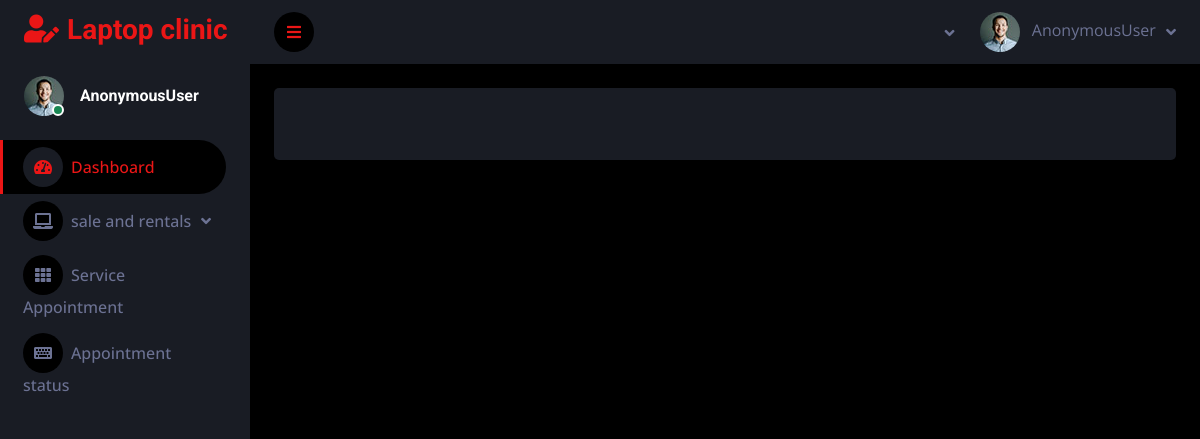
The page /adm_view_items on the database as committed earlier.
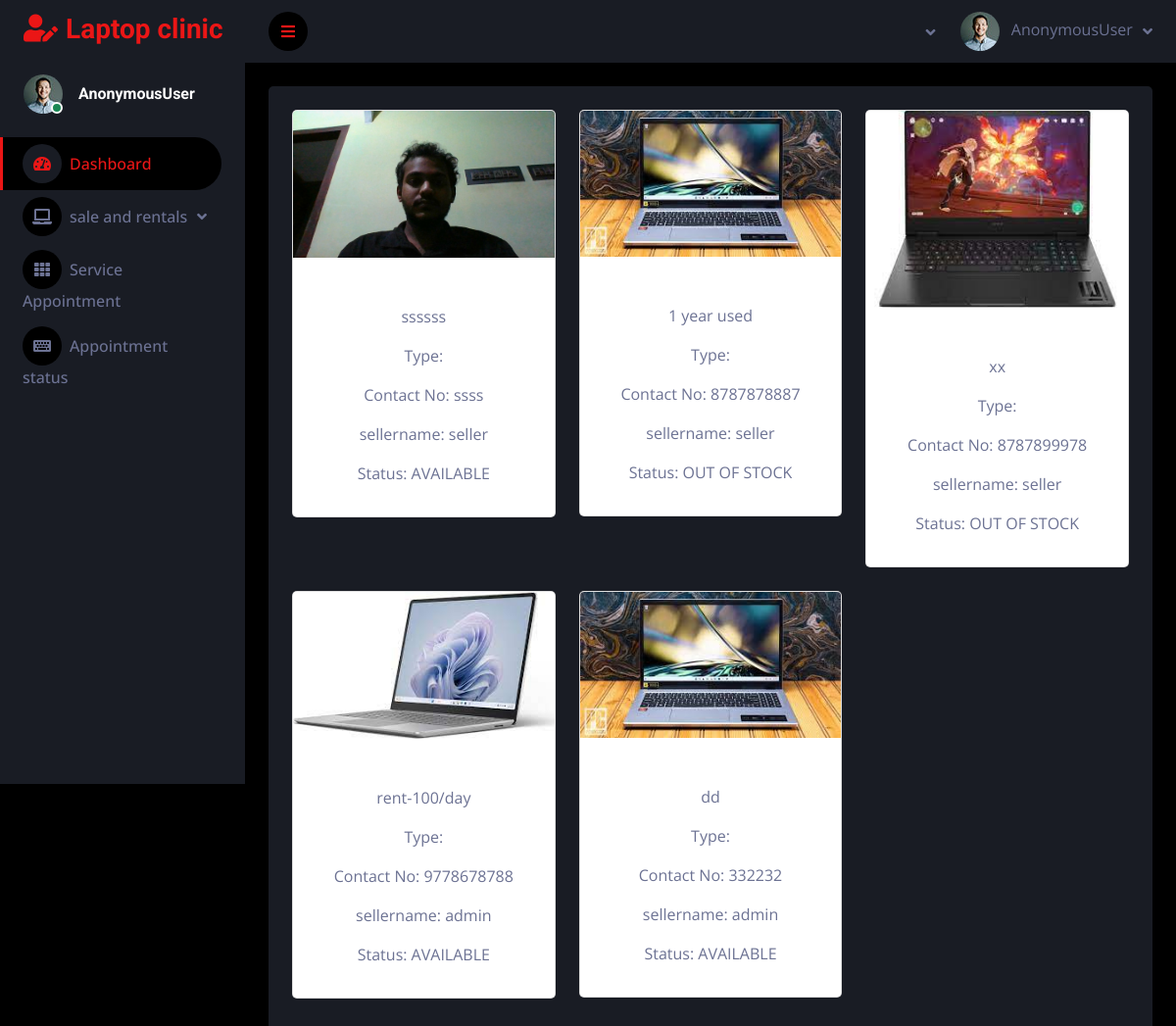
The same page on the database as committed later.
### service_app/models.py (models this page shows)
class Sales_add(models.Model):
    data= [
        ('Laptop', 'Laptop'),
        ('Tablets', 'Tablets'),
        ('Laptops Rental', 'Laptops Rental'),
        ('Tablets Rental', 'Tablets Rental'),
    ]
    user = models.ForeignKey(Login_view, on_delete=models.CASCADE)
    item = models.CharField(max_length=50, choices=data)
    description= models.TextField()
    brand = models.CharField(max_length=100)
    contact_no = models.CharField(max_length=100)
    pic = models.FileField(upload_to='pic/')
    status1 = models.BooleanField(default=0)

class Login_view(AbstractUser):
    is_customer = models.BooleanField(default=False)
    is_seller = models.BooleanField(default=False)

### service_app/admin_views.py (the view)
# urls.py: path('adm_view_items',admin_views.adm_view_items,name='adm_view_items'),
def adm_view_items(request):
    data=Sales_add.objects.all()
    return render(request,'customer/cus_items.html',{'data':data})

### templates/customer/cus_items.html (shortened to what this page needs)
{% extends 'customer_dash.html' %}
{% block content %}
<div class="row">
    {% for sales_rental in data %}
    <div class="col-md-4 mb-4">
        <div class="card">
            <img src="{{ sales_rental.pic.url }}" class="card-img-top" alt="Product Image">
            <div class="card-body">
                <h5 class="card-title">{{ sales_rental.brand }}</h5>
                <p class="card-text">{{ sales_rental.description }}</p>
                <p>Type: {{ sales_rental.get_type_display }}</p>
                <p>Contact No: {{ sales_rental.contact_no }}</p>
                <p>sellername: {{ sales_rental.user }}</p>
                {% if sales_rental.status1 == 0 %}
                    <p>Status: AVAILABLE</p>
                {% elif sales_rental.status1 == 1 %}
                    <p>Status: OUT OF STOCK</p>
                {% endif %}
            </div>
        </div>
    </div>
    {% endfor %}
</div>
{% endblock %}

### templates/customer_dash.html (shortened to what this page needs)
<!DOCTYPE html>
<html lang="en">
{% load static %}
<head>
    <link href="https://cdnjs.cloudflare.com/ajax/libs/font-awesome/5.10.0/css/all.min.css" rel="stylesheet">
    <link href="https://cdn.jsdelivr.net/npm/bootstrap-icons@1.4.1/font/bootstrap-icons.css" rel="stylesheet">
    <link href=" {% static 'dash/lib/owlcarousel/assets/owl.carousel.min.css' %} " rel="stylesheet">
    <link href=" {% static 'dash/lib/tempusdominus/css/tempusdominus-bootstrap-4.min.css' %} " rel="stylesheet" />
    <link href=" {% static 'dash/dash/css/bootstrap.min.css' %} " rel="stylesheet">
    <link href=" {% static 'dash/dash/css/style.css' %} " rel="stylesheet">
</head>
<body>
    <div class="container-fluid position-relative d-flex p-0">
        <div class="sidebar pe-4 pb-3">
            <nav class="navbar bg-secondary navbar-dark">
                <a href=" {% static 'dash/index.html' %} " class="navbar-brand mx-4 mb-3">
                    <h3 class="text-primary"><i class="fa fa-user-edit me-2"></i>Laptop clinic</h3>
                </a>
                <div class="d-flex align-items-center ms-4 mb-4">
                    <div class="position-relative">
                        <img class="rounded-circle" src=" {% static 'dash/dash/img/user.jpg' %} " alt="" style="width: 40px; height: 40px;">
                        <div class="bg-success rounded-circle border border-2 border-white position-absolute end-0 bottom-0 p-1"></div>
                    </div>
                    <div class="ms-3">
                        <h6 class="mb-0">{{request.user}}</h6>
                    </div>
                </div>
                <div class="navbar-nav w-100">
                    <a href=" {% static 'dash/index.html' %} " class="nav-item nav-link active"><i class="fa fa-tachometer-alt me-2"></i>Dashboard</a>
                    <div class="nav-item dropdown">
                        <a href="#" class="nav-link dropdown-toggle" data-bs-toggle="dropdown"><i class="fa fa-laptop me-2"></i>sale and rentals</a>
                    </div>
                    <a href="{% url 'schedule_cus' %}" class="nav-item nav-link"><i class="fa fa-th me-2"></i>Service Appointment</a>
                    <a href=" {% url 'appointments' %} " class="nav-item nav-link"><i class="fa fa-keyboard me-2"></i>Appointment status</a>
                </div>
            </nav>
        </div>
        <div class="content">
            <nav class="navbar navbar-expand bg-secondary navbar-dark sticky-top px-4 py-0">
                <a href="#" class="sidebar-toggler flex-shrink-0">
                    <i class="fa fa-bars"></i>
                </a>
                <div class="navbar-nav align-items-center ms-auto">
                    <div class="nav-item dropdown">
                        <a href="#" class="nav-link dropdown-toggle" data-bs-toggle="dropdown">
                        </a>
                    </div>
                    <div class="nav-item dropdown">
                        <a href="#" class="nav-link dropdown-toggle" data-bs-toggle="dropdown">
                            <img class="rounded-circle me-lg-2" src=" {% static 'dash/dash/img/user.jpg' %} " alt="" style="width: 40px; height: 40px;">
                            <span class="d-none d-lg-inline-flex">{{request.user}}</span>
                        </a>
                    </div>
                </div>
            </nav>
            <div class="container-fluid pt-4 px-4">
                <div class="bg-secondary text-center rounded p-4">
                    <div class="d-flex align-items-center justify-content-between mb-4">
                        {% block content %}
                        {% endblock %}
                </div>
            </div>
            </div>
 </body>
</html>

### static/dash/dash/css/style.css (style rules this page uses)
:root { --primary: #EB1616; --secondary: #191C24; --light: #6C7293; --dark: #000000; }
.sidebar { position: fixed; top: 0; left: 0; bottom: 0; width: 250px; height: 100vh; overflow-y: auto; background: var(--secondary); transition: 0.5s; z-index: 999; }
.content { margin-left: 250px; min-height: 100vh; background: var(--dark); transition: 0.5s; }
@media (min-width: 992px) { .sidebar { margin-left: 0; } }
@media (min-width: 992px) { .content { width: calc(100% - 250px); } }
.sidebar .navbar .navbar-nav .nav-link { padding: 7px 20px; color: var(--light); font-weight: 500; border-left: 3px solid var(--secondary); border-radius: 0 30px 30px 0; outline: none; }
.sidebar .navbar .navbar-nav .nav-link:hover, .sidebar .navbar .navbar-nav .nav-link.active { color: var(--primary); background: var(--dark); border-color: var(--primary); }
.sidebar .navbar .navbar-nav .nav-link i { width: 40px; height: 40px; display: inline-flex; align-items: center; justify-content: center; background: var(--dark); border-radius: 40px; }
.sidebar .navbar .navbar-nav .nav-link:hover i, .sidebar .navbar .navbar-nav .nav-link.active i { background: var(--secondary); }
.sidebar .navbar .dropdown-toggle::after { position: absolute; top: 15px; right: 15px; border: none; content: "\f107"; font-family: "Font Awesome 5 Free"; font-weight: 900; transition: .5s; }
.content .navbar .navbar-nav .nav-link { margin-left: 25px; padding: 12px 0; color: var(--light); outline: none; }
.content .navbar .sidebar-toggler, .content .navbar .navbar-nav .nav-link i { width: 40px; height: 40px; display: inline-flex; align-items: center; justify-content: center; background: var(--dark); border-radius: 40px; }
.content .navbar .dropdown-toggle::after { margin-left: 6px; vertical-align: middle; border: none; content: "\f107"; font-family: "Font Awesome 5 Free"; font-weight: 900; transition: .5s; }

Rows that differ between the two databases and show on the page:
added Sales_add: pic (picture), description "ssssss", contact_no "ssss", user "seller", status1 "Status: AVAILABLE"
added Sales_add: pic (picture), description "1 year used", contact_no "8787878887", user "seller", status1 "Status: OUT OF STOCK"
added Sales_add: pic (picture), description "xx", contact_no "8787899978", user "seller", status1 "Status: OUT OF STOCK"
added Sales_add: pic (picture), description "rent-100/day", contact_no "9778678788", user "admin", status1 "Status: AVAILABLE"
added Sales_add: pic (picture), description "dd", contact_no "332232", user "admin", status1 "Status: AVAILABLE"
